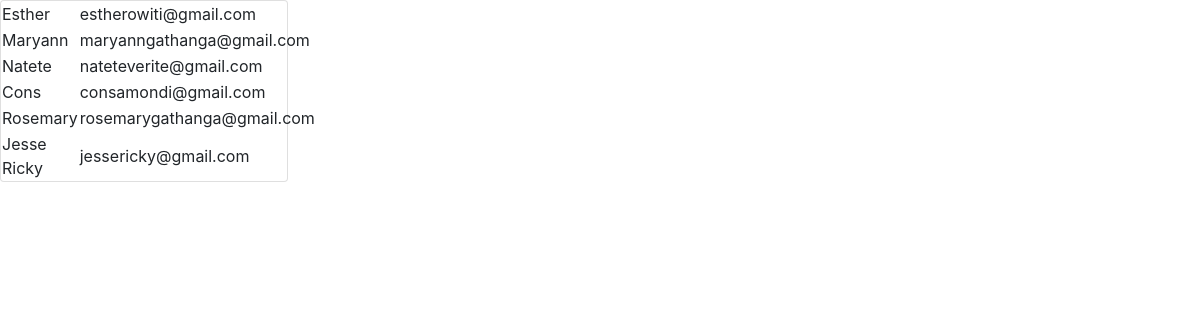
Page /wallet/customers/ on the committed database.
### wallet/models.py (models this page shows)
class Customer(models.Model):
    first_name=models.CharField(max_length=20)
    last_name=models.CharField(max_length=20)
    address=models.TextField()
    email=models.EmailField()
    phone_number=models.CharField(max_length=10)
    gender=models.CharField(max_length=10)

### wallet/views.py (the view)
# urls.py: path("customers/",views.list_customers, name="list"),
def list_customers(request):
  customer=Customer.objects.all()
  return render(request,"wallet/customer_list.html",{"Customers":customer})

### wallet/templates/wallet/customer_list.html (shortened to what this page needs)
<!DOCTYPE html>
<html lang="en">
<head>
    <link rel="stylesheet" href="https://cdn.jsdelivr.net/npm/bootstrap@4.0.0/dist/css/bootstrap.min.css">
</head>
<body>
    <table class="card" style="width: 18rem;">
        {%for customer in Customers%}
        <tr>
        <td>{{customer.first_name}}</td>
        <td>{{customer.email}}</td>
        <td>{{customer.age}}</td>
        </tr>
        {% endfor%}
        </table>
</body>
</html>

### rows in the picture
Customer: first_name "Esther", email "estherowiti@gmail.com"
Customer: first_name "Maryann", email "maryanngathanga@gmail.com"
Customer: first_name "Natete", email "nateteverite@gmail.com"
Customer: first_name "Cons", email "consamondi@gmail.com"
Customer: first_name "Rosemary", email "rosemarygathanga@gmail.com"
Customer: first_name "Jesse Ricky", email "jessericky@gmail.com"
